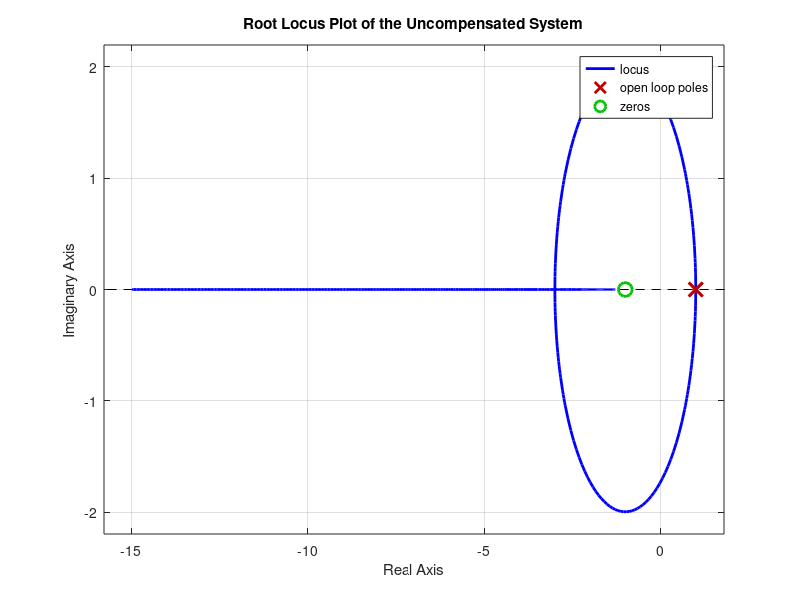
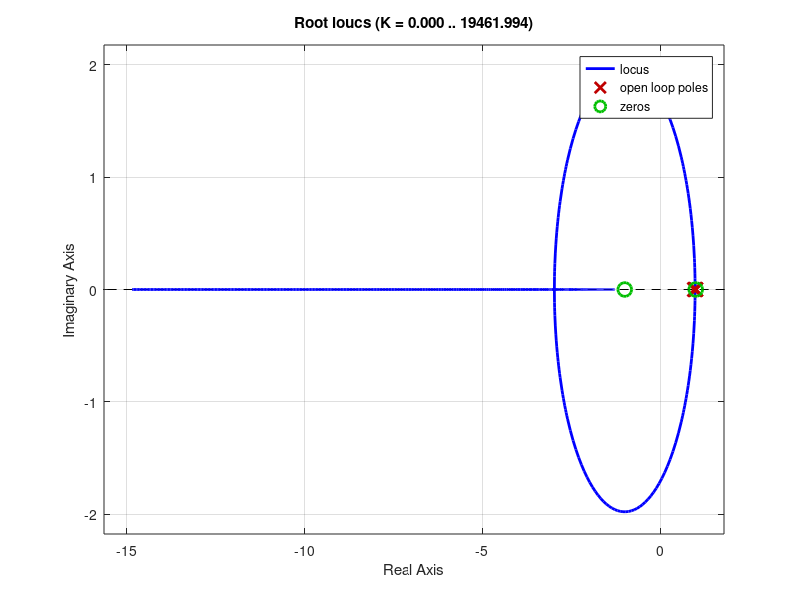
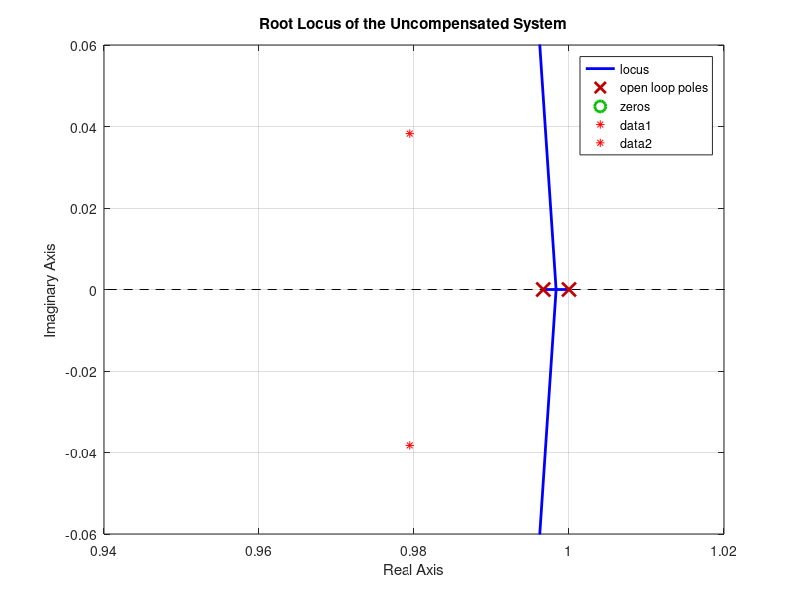
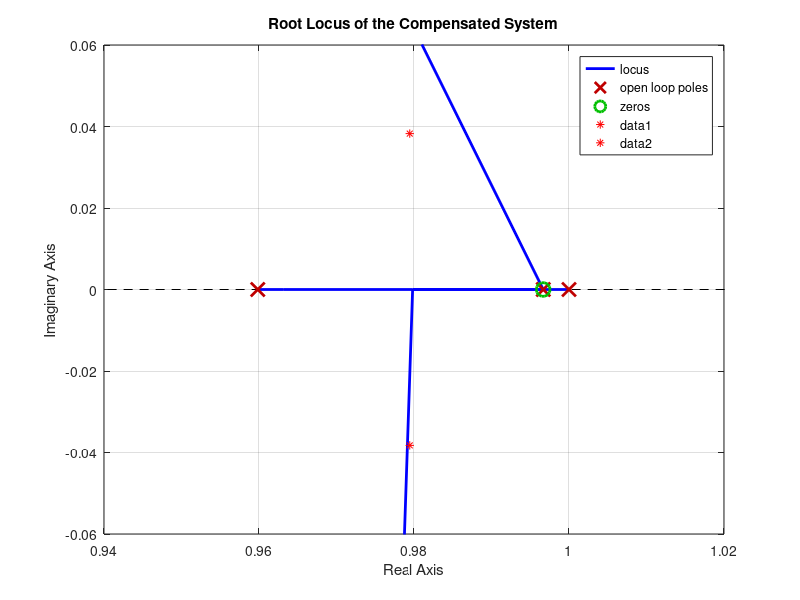

These charts were generated, in order, by the following MATLAB code: (Note: this script raises an error after producing the figures.)
% ECE308 Project
%  Spring 2017, modified by Yue
clc; clear all; close all;

% Design Specifications
tau_s = 0.2;    % settling time
os = 0.20;       % percent overshoot


% Motor Parameters
K0 = 2;            
K = 40;       
tau = 0.3;       
Kp = 10/pi;        

% Sampling Time
Ts = 0.001;     % sampling time for discretization
a = 1/tau;

% Derivation of Motor TF and Root Locus (Uncompensated System)
z = tf('z',Ts);                     % setting up the 'z' variable
G_unc_s = tf(K0*K, [tau 1 0]);      % plant TF in s-domain 
G_unc = c2d(G_unc_s, Ts,'zoh');           % zero order hold
z_p = zero(G_unc);         
p_p = pole(G_unc);
figure(1), rlocus(G_unc);
title('Root Locus Plot of the Uncompensated System');

% Desired Pole Calculation
zeta = sqrt((log(os)^2)/(pi^2+log(os)^2));   % desired damping ratio
omega_n = 4/(tau_s*zeta);                    % desired natural frequency
p_d_s = -omega_n*zeta +i*omega_n*sqrt(1-zeta^2);                % desired pole in s-domain
p_d_s_2=-omega_n*zeta -i*omega_n*sqrt(1-zeta^2);  
d_1 = exp(Ts*p_d_s);                          % desired pole in z-domain
d_2 = exp(Ts*p_d_s_2);

% Lead Compensator Design
alpha_c=p_p(2); % Use compensator zero to cancel plant pole
% Multiple choices for zeros, as long as satisfying anagle deficiency

phi = (pi + angle(d_1-alpha_c) + angle(d_1 - z_p)...
    - angle(d_1-p_p(1)) - angle(d_1-p_p(2)))/pi*180; % Angle condition
beta_c = (imag(d_1)/tand(phi)) - real(d_1);
z = tf('z',Ts);
temp = G_unc*(z-alpha_c)/(z+beta_c);
b1=K0*K*(Ts+tau*(exp(-Ts/tau)-1));
b2=K0*K*(tau-(Ts+tau)*(exp(-Ts/tau)));
Kc = norm(p_d_s*(p_d_s+beta_c)*(p_d_s+1/tau)/(K*K0*(p_d_s-alpha_c)/tau)); % Magnitude condition

% Compensated System (Analysis)

G_cc = (z-alpha_c)/(z+beta_c);
G_c = Kc*G_cc;              % Finish Compensator Design
figure(2), rlocus(series(G_c, G_unc));

figure(3)
rlocus(G_unc); hold on;
plot(d_1, 'r*');plot(d_2,'r*'); hold off;
title('Root Locus of the Uncompensated System');
axis([0.94 1.02 -0.06 0.06]);

figure(4) 
rlocus(series(G_c, G_unc)); hold on;
plot(d_1, 'r*');plot(d_2,'r*'); hold off;
title('Root Locus of the Compensated System');
axis([0.94 1.02 -0.06 0.06]);

figure(5)
stepplot(feedback(series(G_c, G_unc), 1));
axis([0 0.5 0 1.4])
stepinfo(feedback(series(G_c, G_unc), 1))

